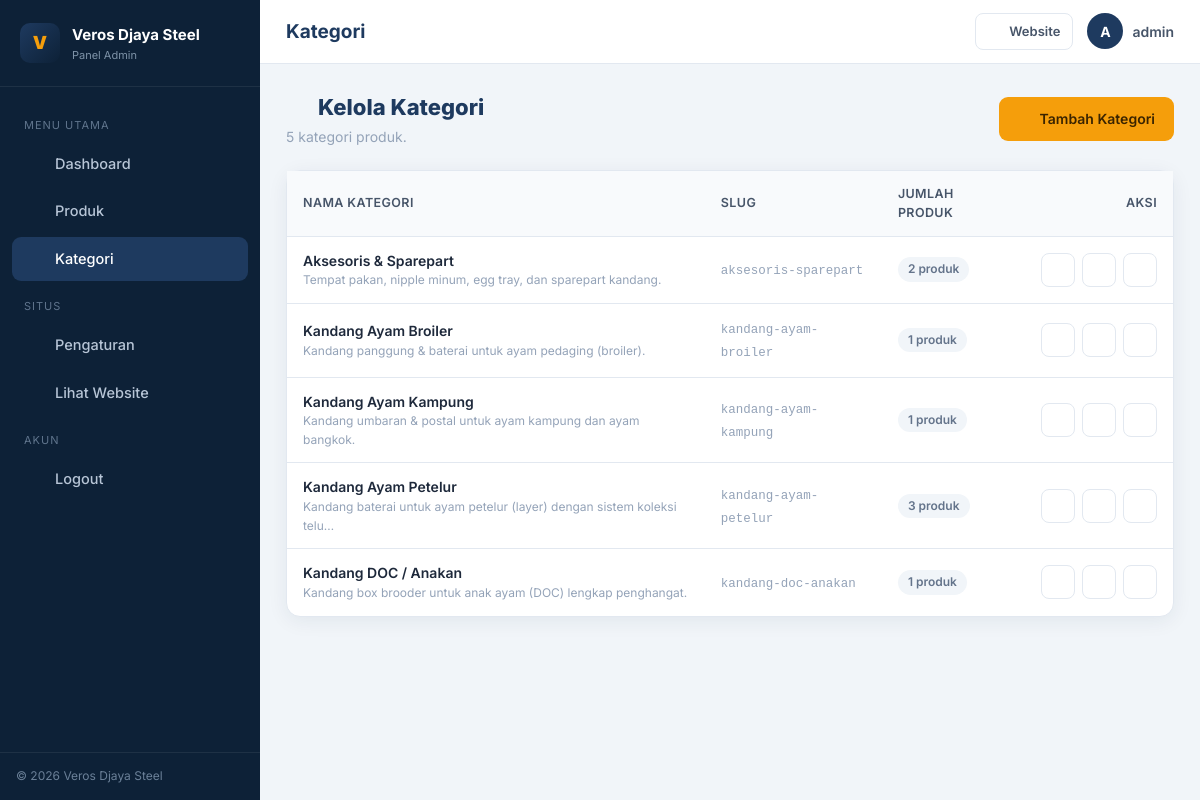
/admin/categories.php (signed in), run on the app's committed database.
### tables this page shows
CREATE TABLE IF NOT EXISTS `categories` (
  `id`          INT AUTO_INCREMENT PRIMARY KEY,
  `name`        VARCHAR(100) NOT NULL,
  `slug`        VARCHAR(120) NOT NULL UNIQUE,
  `description` TEXT DEFAULT NULL,
  `created_at`  TIMESTAMP DEFAULT CURRENT_TIMESTAMP
);

### admin/categories.php (the view, shortened to what this page needs)
<?php
require_once __DIR__ . '/includes/header.php';
$categories = $pdo->query(
    "SELECT c.*, (SELECT COUNT(*) FROM products p WHERE p.category_id = c.id) AS product_count
     FROM categories c ORDER BY c.name ASC"
)->fetchAll();
?>
<div class="page-head">
  <div><h2><?php echo icon('grid'); ?> Kelola Kategori</h2>
  <div class="sub"><?php echo count($categories); ?> kategori produk.</div></div>
  <a href="category_form.php" class="btn btn-accent"><?php echo icon('grid'); ?> Tambah Kategori</a>
</div>
<div class="card">
  <div class="card__body" style="padding:0;">
    <?php if ($categories): ?>
      <div class="table-wrap">
        <table class="tbl">
          <thead><tr><th>Nama Kategori</th><th>Slug</th><th>Jumlah Produk</th><th style="text-align:right;">Aksi</th></tr></thead>
          <tbody>
            <?php foreach ($categories as $c): ?>
              <tr>
                <td>
                  <div class="tbl__name"><?php echo e($c['name']); ?></div>
                  <?php if (!empty($c['description'])): ?><div class="tbl__sub"><?php echo e(mb_strimwidth($c['description'], 0, 70, '…')); ?></div><?php endif; ?>
                </td>
                <td><code style="font-size:12.5px;color:var(--muted);"><?php echo e($c['slug']); ?></code></td>
                <td><span class="pill pill-muted"><?php echo (int)$c['product_count']; ?> produk</span></td>
                <td>
                  <div class="actions" style="justify-content:flex-end;">
                    <a class="ib" href="../products.php?kategori=<?php echo e($c['slug']); ?>" target="_blank" title="Lihat di website"><?php echo icon('arrow-right'); ?></a>
                    <a class="ib edit" href="category_form.php?id=<?php echo (int)$c['id']; ?>" title="Edit"><?php echo icon('tools'); ?></a>
                    <form method="post" action="category_delete.php" data-confirm="Hapus kategori &quot;<?php echo e($c['name']); ?>&quot;? Produk di dalamnya tidak terhapus, hanya kehilangan kategori." style="display:inline;">
                      <button class="ib del" type="submit" title="Hapus"><?php echo icon('shield'); ?></button>
                    </form>
                  </div>
                </td>
              </tr>
            <?php endforeach; ?>
          </tbody>
        </table>
      </div>
    <?php else: ?>
      <div class="empty"><?php echo icon('grid'); ?><p>Belum ada kategori. <a href="category_form.php" style="color:var(--primary);font-weight:600;">Tambah kategori</a>.</p></div>
    <?php endif; ?>
  </div>
</div>
<?php require_once __DIR__ . '/includes/footer.php'; ?>

### inc/functions.php (shortened to what this page needs)
<?php
function e($str): string {
    return htmlspecialchars((string)($str ?? ''), ENT_QUOTES, 'UTF-8');
}
function icon(string $name, string $extra = ''): string {
    $p = $paths[$name] ?? '';
    return '<svg class="i" viewBox="0 0 24 24" fill="none" stroke="currentColor" stroke-width="2" stroke-linecap="round" stroke-linejoin="round" ' . $extra . '>' . $p . '</svg>';
}

### admin/assets/admin.css (style rules this page uses)
:root { --primary:#1e3a5f; --primary-dark:#14304d; --accent:#f59e0b; --accent-dark:#d97706; --sidebar:#0d2137; --sidebar-2:#12293f; --wa:#25d366; --danger:#dc2626; --success:#16a34a; --info:#0ea5e9; --warning:#f59e0b; --bg:#f1f5f9; --surface:#fff; --surface-2:#f8fafc; --text:#1e293b; --text-2:#475569; --muted:#94a3b8; --border:#e2e8f0; --radius:14px; --radius-sm:9px; --shadow:0 4px 20px rgba(15,39,64,.07); --font:'Inter',-apple-system,BlinkMacSystemFont,'Segoe UI',sans-serif; }
*,*::before,*::after { box-sizing:border-box;margin:0;padding:0 }
body { font-family:var(--font);background:var(--bg);color:var(--text);line-height:1.55;-webkit-font-smoothing:antialiased }
a { text-decoration:none;color:inherit }
svg.i { width:1em;height:1em;vertical-align:-.12em }
.sidebar__nav a svg { font-size:18px;opacity:.9 }
.btn { display:inline-flex;align-items:center;justify-content:center;gap:8px;font-weight:600;font-size:14px;padding:10px 18px;border-radius:9px;border:1px solid transparent;cursor:pointer;transition:.15s;font-family:inherit;white-space:nowrap }
.btn-accent { background:var(--accent);color:#3a2400 }
.card { background:var(--surface);border:1px solid var(--border);border-radius:var(--radius);box-shadow:var(--shadow) }
.card__body { padding:20px }
.page-head { display:flex;align-items:center;justify-content:space-between;gap:14px;margin-bottom:22px;flex-wrap:wrap }
.page-head h2 { font-size:22px;color:var(--primary);font-weight:800;display:flex;align-items:center;gap:10px }
.page-head .sub { color:var(--muted);font-size:14px;margin-top:2px }
.table-wrap { overflow-x:auto }
table.tbl { width:100%;border-collapse:collapse;font-size:14px }
table.tbl th { text-align:left;padding:13px 16px;background:var(--surface-2);color:var(--text-2);font-weight:600;font-size:12.5px;text-transform:uppercase;letter-spacing:.4px;border-bottom:1px solid var(--border) }
table.tbl td { padding:13px 16px;border-bottom:1px solid var(--border);vertical-align:middle }
table.tbl tr:last-child td { border-bottom:none }
.tbl__name { font-weight:600;color:var(--text) }
.tbl__sub { font-size:12px;color:var(--muted) }
.actions { display:flex;gap:7px }
.ib { width:34px;height:34px;border-radius:8px;display:grid;place-items:center;border:1px solid var(--border);background:var(--surface);color:var(--text-2);cursor:pointer;transition:.15s }
.pill { display:inline-block;padding:3px 10px;border-radius:100px;font-size:12px;font-weight:600 }
.pill-muted { background:#f1f5f9;color:#64748b }

### data on the page
categories: name "Aksesoris & Sparepart", description "Tempat pakan, nipple minum, egg tray, dan sparepart kandang.", slug "aksesoris-sparepart", product_count "2"
categories: name "Kandang Ayam Broiler", description "Kandang panggung & baterai untuk ayam pedaging (broiler).", slug "kandang-ayam-broiler", product_count "1"
categories: name "Kandang Ayam Kampung", description "Kandang umbaran & postal untuk ayam kampung dan ayam bangkok.", slug "kandang-ayam-kampung", product_count "1"
categories: name "Kandang Ayam Petelur", description "Kandang baterai untuk ayam petelur (layer) dengan sistem koleksi telu…", slug "kandang-ayam-petelur", product_count "3"
categories: name "Kandang DOC / Anakan", description "Kandang box brooder untuk anak ayam (DOC) lengkap penghangat.", slug "kandang-doc-anakan", product_count "1"

### other printed values
$company "Veros Djaya Steel"
$page_title "Kategori"
substr($adminName, 0, 1) "A"
$adminName "admin"
count($categories) "5"
